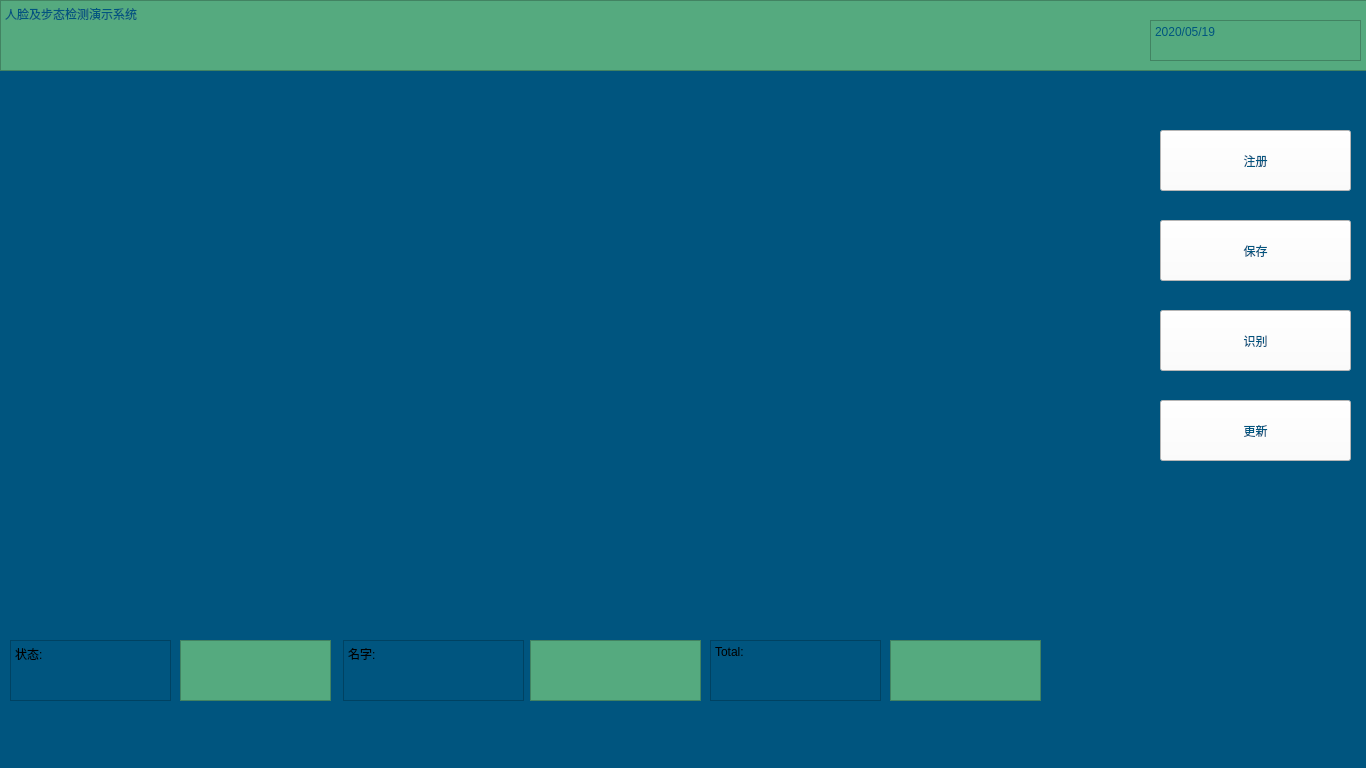
<?xml version="1.0" encoding="UTF-8"?>
<ui version="4.0">
 <class>MainWindow</class>
 <widget class="QMainWindow" name="MainWindow">
  <property name="geometry">
   <rect>
    <x>0</x>
    <y>0</y>
    <width>1366</width>
    <height>768</height>
   </rect>
  </property>
  <property name="windowTitle">
   <string>MainWindow</string>
  </property>
  <property name="styleSheet">
   <string notr="true">font: 24pt &quot;微软雅黑&quot;;
background-color: rgb(0, 85, 127);</string>
  </property>
  <widget class="QWidget" name="centralwidget">
   <widget class="QPlainTextEdit" name="DemoName">
    <property name="geometry">
     <rect>
      <x>0</x>
      <y>0</y>
      <width>1391</width>
      <height>71</height>
     </rect>
    </property>
    <property name="styleSheet">
     <string notr="true">font: 75 36pt &quot;黑体&quot;;
color: rgb(0, 85, 127);
background-color: rgb(85, 170, 127);</string>
    </property>
    <property name="plainText">
     <string>人脸及步态检测演示系统</string>
    </property>
   </widget>
   <widget class="QPlainTextEdit" name="plainTextEdit">
    <property name="geometry">
     <rect>
      <x>1150</x>
      <y>20</y>
      <width>211</width>
      <height>41</height>
     </rect>
    </property>
    <property name="styleSheet">
     <string notr="true">background-color: rgb(85, 170, 127);
font: 75 14pt &quot;黑体&quot;;
border-color: rgb(85, 170, 127);
border-color: rgb(85, 170, 127);
color: rgb(0, 85, 127);</string>
    </property>
    <property name="plainText">
     <string>2020/05/19</string>
    </property>
   </widget>
   <widget class="QPushButton" name="recognize">
    <property name="geometry">
     <rect>
      <x>1160</x>
      <y>310</y>
      <width>191</width>
      <height>61</height>
     </rect>
    </property>
    <property name="styleSheet">
     <string notr="true">color: rgb(0, 85, 127);
selection-background-color: rgb(85, 170, 127);
background-color: rgb(255, 255, 255);
border-color: rgb(0, 85, 127);
alternate-background-color: qlineargradient(spread:pad, x1:0, y1:0, x2:1, y2:0, stop:0 rgba(0, 0, 0, 255), stop:1 rgba(255, 255, 255, 255));
alternate-background-color: rgb(0, 85, 127);</string>
    </property>
    <property name="text">
     <string>识别</string>
    </property>
   </widget>
   <widget class="QTextEdit" name="state_print">
    <property name="geometry">
     <rect>
      <x>180</x>
      <y>640</y>
      <width>151</width>
      <height>61</height>
     </rect>
    </property>
    <property name="styleSheet">
     <string notr="true">font: 18pt &quot;黑体&quot;;
color: rgb(255, 0, 0);
background-color: rgb(85, 170, 127);</string>
    </property>
   </widget>
   <widget class="QPushButton" name="save_gei">
    <property name="geometry">
     <rect>
      <x>1160</x>
      <y>220</y>
      <width>191</width>
      <height>61</height>
     </rect>
    </property>
    <property name="styleSheet">
     <string notr="true">color: rgb(0, 85, 127);
selection-background-color: rgb(85, 170, 127);
background-color: rgb(255, 255, 255);
border-color: rgb(0, 85, 127);
alternate-background-color: qlineargradient(spread:pad, x1:0, y1:0, x2:1, y2:0, stop:0 rgba(0, 0, 0, 255), stop:1 rgba(255, 255, 255, 255));
alternate-background-color: rgb(0, 85, 127);</string>
    </property>
    <property name="text">
     <string>保存</string>
    </property>
   </widget>
   <widget class="QPushButton" name="register_2">
    <property name="geometry">
     <rect>
      <x>1160</x>
      <y>130</y>
      <width>191</width>
      <height>61</height>
     </rect>
    </property>
    <property name="styleSheet">
     <string notr="true">color: rgb(0, 85, 127);
selection-background-color: rgb(85, 170, 127);
background-color: rgb(255, 255, 255);
border-color: rgb(0, 85, 127);
alternate-background-color: qlineargradient(spread:pad, x1:0, y1:0, x2:1, y2:0, stop:0 rgba(0, 0, 0, 255), stop:1 rgba(255, 255, 255, 255));
alternate-background-color: rgb(0, 85, 127);</string>
    </property>
    <property name="text">
     <string>注册</string>
    </property>
   </widget>
   <widget class="QPlainTextEdit" name="plainTextEdit_2">
    <property name="geometry">
     <rect>
      <x>10</x>
      <y>640</y>
      <width>161</width>
      <height>61</height>
     </rect>
    </property>
    <property name="plainText">
     <string>状态:</string>
    </property>
   </widget>
   <widget class="QPlainTextEdit" name="plainTextEdit_3">
    <property name="geometry">
     <rect>
      <x>343</x>
      <y>640</y>
      <width>181</width>
      <height>61</height>
     </rect>
    </property>
    <property name="plainText">
     <string>名字:</string>
    </property>
   </widget>
   <widget class="QTextEdit" name="id_name">
    <property name="geometry">
     <rect>
      <x>530</x>
      <y>640</y>
      <width>171</width>
      <height>61</height>
     </rect>
    </property>
    <property name="styleSheet">
     <string notr="true">font: 18pt &quot;黑体&quot;;
color: rgb(255, 0, 0);
background-color: rgb(85, 170, 127);</string>
    </property>
   </widget>
   <widget class="QPlainTextEdit" name="plainTextEdit_4">
    <property name="geometry">
     <rect>
      <x>710</x>
      <y>640</y>
      <width>171</width>
      <height>61</height>
     </rect>
    </property>
    <property name="plainText">
     <string>Total:</string>
    </property>
   </widget>
   <widget class="QTextEdit" name="id_num">
    <property name="geometry">
     <rect>
      <x>890</x>
      <y>640</y>
      <width>151</width>
      <height>61</height>
     </rect>
    </property>
    <property name="styleSheet">
     <string notr="true">font: 18pt &quot;黑体&quot;;
color: rgb(255, 0, 0);
background-color: rgb(85, 170, 127);</string>
    </property>
   </widget>
   <widget class="QPushButton" name="updater">
    <property name="geometry">
     <rect>
      <x>1160</x>
      <y>400</y>
      <width>191</width>
      <height>61</height>
     </rect>
    </property>
    <property name="styleSheet">
     <string notr="true">color: rgb(0, 85, 127);
selection-background-color: rgb(85, 170, 127);
background-color: rgb(255, 255, 255);
border-color: rgb(0, 85, 127);
alternate-background-color: qlineargradient(spread:pad, x1:0, y1:0, x2:1, y2:0, stop:0 rgba(0, 0, 0, 255), stop:1 rgba(255, 255, 255, 255));
alternate-background-color: rgb(0, 85, 127);</string>
    </property>
    <property name="text">
     <string>更新</string>
    </property>
   </widget>
  </widget>
  <widget class="QMenuBar" name="menubar">
   <property name="geometry">
    <rect>
     <x>0</x>
     <y>0</y>
     <width>1366</width>
     <height>58</height>
    </rect>
   </property>
  </widget>
 </widget>
 <resources/>
 <connections/>
</ui>
